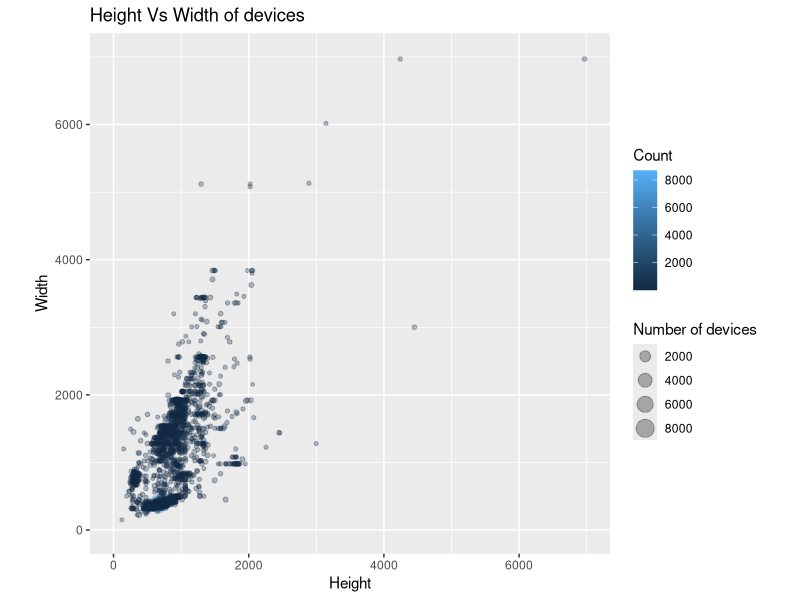
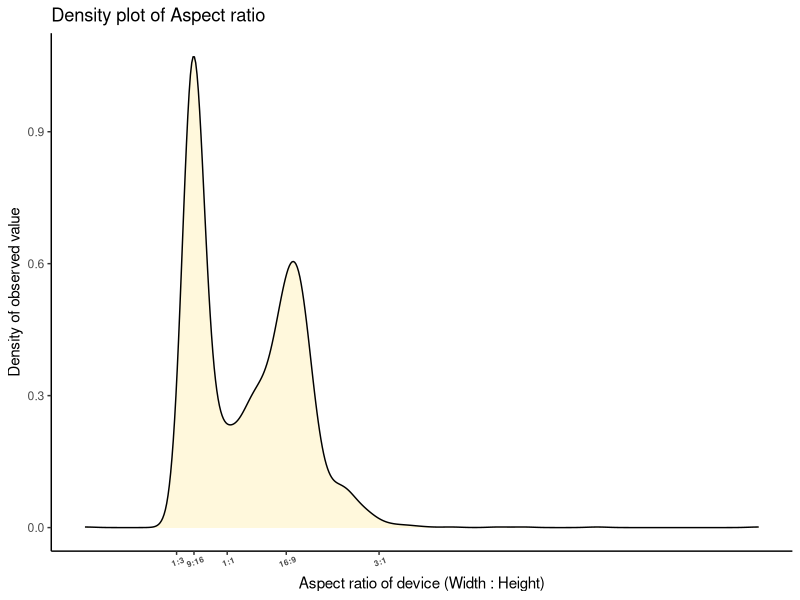

These figures' R source, in order:
## ---- chunk 1
library(tidyverse)
library(ggplot2)
## ---- chunk 2
#| echo: false
#| eval: true
#| message: false

v <- read_csv(here::here("data/viewports.csv"))
glimpse(v)
## ---- chunk 3
#| label: fig-scat
#| fig-cap: "Scatter plot for Height Vs Width of devices"
pl1 <- ggplot(data = v %>% drop_na(),aes(x = Height,y = Width,color = Count,size=Count)) + geom_point(alpha = 0.3) + theme(aspect.ratio = 1) + lims(x = c(0,7000),y = c(0,7000)) + ggtitle("Height Vs Width of devices") + labs(size = "Number of devices")
pl1
## ---- chunk 4
v <- v %>% mutate(aspect_ratio = Width/Height)
## ---- chunk 5
#| label: fig-dense
#| fig-cap: "Density plot of aspect ratio"
axis_labels <- c("1:3","9:16","1:1","16:9","3:1")
pl2 <- ggplot(data = v, aes(x = aspect_ratio)) + geom_density(fill = "cornsilk") + theme_classic() + xlim(c(0,4)) + labs(x = "Aspect ratio of device (Width : Height)",y =  "Density of observed value") + ggtitle("Density plot of Aspect ratio") + scale_x_continuous(labels = axis_labels,breaks = c(1/3,9/16,1,16/9,3/1)) + theme(axis.text.x = element_text(angle = 20,size = 6,face = 'bold'))
pl2
